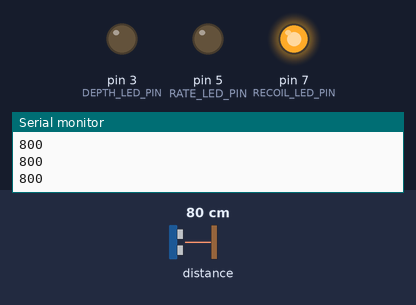
Bench run of a sketch on a simulated Arduino Uno, built with avr-gcc and run on an emulated ATmega328P. On the bench: output pins drawn as LEDs (lit = HIGH), the last lines printed to the serial monitor. The test bench sets the inputs (shaded band); at power-on: distance to the obstacle 80 cm.

Above: at 1.3 s.
1.4 s: distance to the obstacle set to 11 cm
2.9 s: distance to the obstacle set to 8 cm
At 4.2 s:
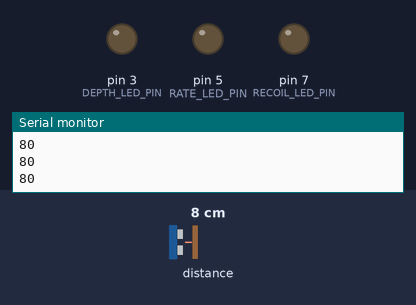
4.5 s: distance to the obstacle set to 5 cm
At 5.5 s:
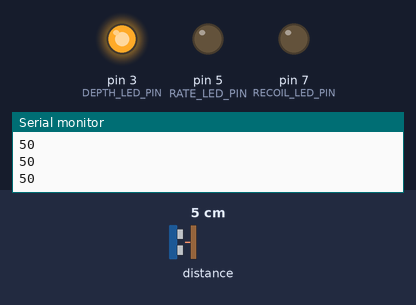
6.2 s: distance to the obstacle set to 9 cm
At 6.8 s:
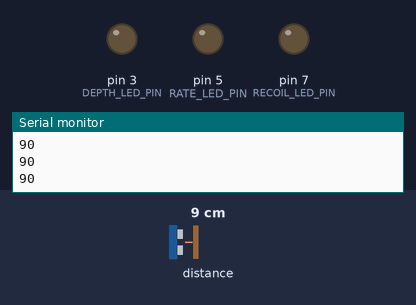
7.7 s: distance to the obstacle set to 2 cm
At 8.4 s:
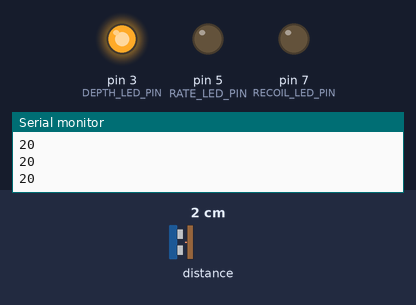
Timing chart, 0 to 10.3 s (numbered marks = the images above; inputs shaded):
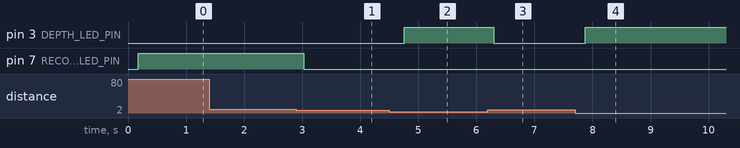

The sketch:

CAPSTONE_FINAL_ONESENSOR.ino
```cpp
//#include <vl53l4cd_api.h>
//#include <vl53l4cd_class.h>

#include <Wire.h>
#include <VL53L1X.h>
#include <SoftwareSerial.h>


VL53L1X sensor;
SoftwareSerial mySerial(8, 9);
int fsrPin = 0;     // the FSR and 10K pulldown are connected to a0
int fsrReading;     // the analog reading from the FSR resistor divider

//LED Pins
//const int LED_PIN=A1;
const int RATE_LED_PIN = 5;//blue
const int DEPTH_LED_PIN = 3;//green
const int RECOIL_LED_PIN = 7;//yellow

int threshold = 100; //threshold for returning to baseline state of no compressions
int attempt_threshold = 90;
int min_depth = 60; //minimum value that should be reached for a correct depth compression
int max_depth = 40; //maximum value that should be reached for a correct depth compression

unsigned long compression_time = 0;
unsigned long current_time = 0;
unsigned long time_now = 0;

bool compressed = false;
bool correct_depth = false;
bool correct_return = true;
bool correct_rate = false;

// //for moving average filter
// const int npoints = 3; //average 3 points in moving average filter
//int FILTER_WINDOW = 5;
int points[10];
int sum = 0;
int curr = 0; //index for the current value

int val;
int filtered_val;
int compression_count = 0;

//flags to send to app
int depth_flag = 0;
int rate_flag = 0;
int recoil_flag = 0;

void setup() {

  // for the app
  //mySerial.begin(9600);
  Serial.begin(115200);
  delay(100);

  //// app ends here for integration
  // put your setup code here, to run once:

  //LEDS
  //pinMode(LED_PIN,OUTPUT);
  pinMode(DEPTH_LED_PIN, OUTPUT);
  pinMode(RATE_LED_PIN, OUTPUT);
  pinMode(RECOIL_LED_PIN, OUTPUT);

  //sensor
  while (!Serial) {}
  // Serial.begin(115200);
  Serial.begin(230400);
  Wire.begin();
  Wire.setClock(400000);  // use 400 kHz I2C

  sensor.setTimeout(500);
  if (!sensor.init()) {
    Serial.println("Failed to detect and initialize sensor!");
    // mySerial.println("Failed to detect and initialize sensor!"); // for the app
    while (1);
  }

  // Use long distance mode and allow up to 50000 us (50 ms) for a measurement.
  // You can change these settings to adjust the performance of the sensor, but
  // the minimum timing budget is 20 ms for short distance mode and 33 ms for
  // medium and long distance modes. See the VL53L1X datasheet for more
  // information on range and timing limits.
  sensor.setDistanceMode(VL53L1X::Short);
  sensor.setMeasurementTimingBudget(20000);

  // Start continuous readings at a rate of one measurement every 50 ms (the
  // inter-measurement period). This period should be at least as long as the
  // timing budget.
  sensor.startContinuous(50);
  digitalWrite(DEPTH_LED_PIN,LOW);
  digitalWrite(RATE_LED_PIN,LOW);
  digitalWrite(RECOIL_LED_PIN,LOW);

}

void loop() {


  //digitalWrite(LED_PIN,HIGH);
  // put your main code here, to run repeatedly:
  //need to initialize the first array to have the base measurement
   val = sensor.read();
   //run through moving average filter
   filtered_val = movingAvg(val);
   Serial.println(filtered_val);

   //fsrReading = analogRead(fsrPin);

   delay(5);
  if (sensor.timeoutOccurred()) { Serial.print(" TIMEOUT"); }


  //smooth_val = analogRead(A0); //THIS IS TEMPORARY, WILL HAVE THE SIGNAL READ LINE HERE
  Serial.println(String(filtered_val));


  if (compressed == false && filtered_val <= attempt_threshold){ //Detects an attempted compression to check for correct rate
    compressed = true;
    if ((millis() - compression_time)>=600 && (millis() - compression_time)<=900){
      digitalWrite(RATE_LED_PIN,HIGH);
    }
    else{
      digitalWrite(RATE_LED_PIN,LOW);
    }
    compression_time = millis();
    //starting a compression, get the current time

  }
  else if(compressed == true && filtered_val > attempt_threshold){
    compressed = false;
  }

  if (correct_return == false && filtered_val >= threshold){
    //returning to not compressed state
    correct_return = true;
    digitalWrite(RECOIL_LED_PIN,HIGH);//turn on recoil LED
  }
  else if (correct_return == true && filtered_val < threshold){
    correct_return = false;
    digitalWrite(RECOIL_LED_PIN,LOW);//turn off recoil LED

  }

  //checking for correct depth target
  if (correct_depth == false && filtered_val <= min_depth && filtered_val >= max_depth){
    //user has compressed correctly and reached depth target
    correct_depth = true;
    digitalWrite(DEPTH_LED_PIN,HIGH);
  }
  else if (correct_depth == true && filtered_val > min_depth){
    //done compressing, check for return to threshold
    correct_depth = false;
    digitalWrite(DEPTH_LED_PIN,LOW);
  }

}

int movingAvg(int val) {
  sum = sum - points[curr]; //subtract the oldest value within the window from the sum
  points[curr] = val; //add the current reading into end of array
  sum += val;
  curr = (curr+1)%10; //index increments, reset the index to the beginning of the window if it exceeds


  return sum/10;
}
```

Measured:
- the behaviour switches between 10 and 9 cm on distance to the obstacle (found by bisection; images 0 and 1)
- the behaviour switches between 7 and 6 cm on distance to the obstacle (found by bisection; images 1 and 2)
- after the input at 2.9 s, pin 7 (RECOIL_LED_PIN): HIGH → LOW after 0.13 s
- after the input at 4.5 s, pin 3 (DEPTH_LED_PIN): LOW → HIGH after 0.26 s
- after the input at 6.2 s, pin 3 (DEPTH_LED_PIN): HIGH → LOW after 0.10 s
- after the input at 7.7 s, pin 3 (DEPTH_LED_PIN): LOW → HIGH after 0.17 s
